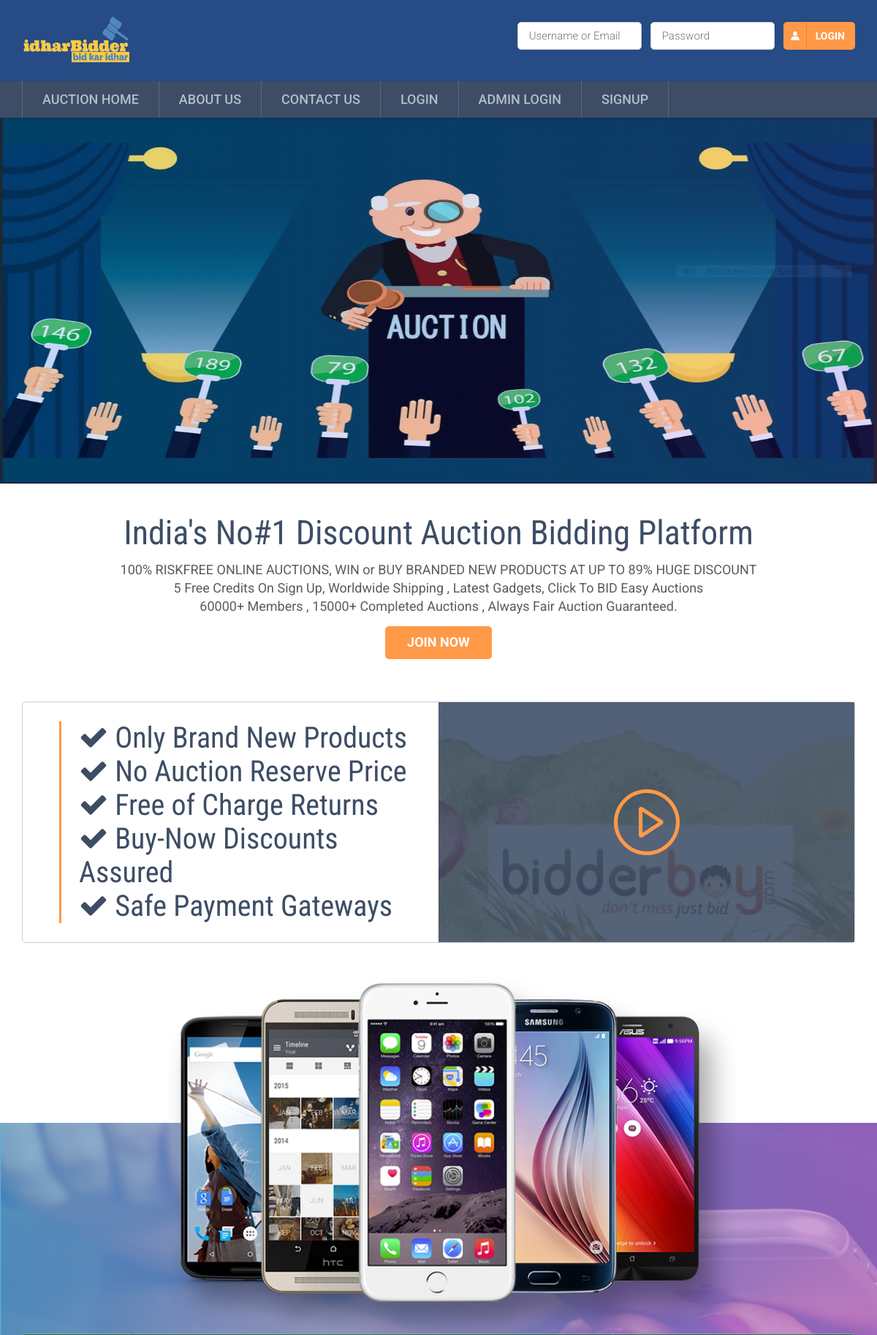
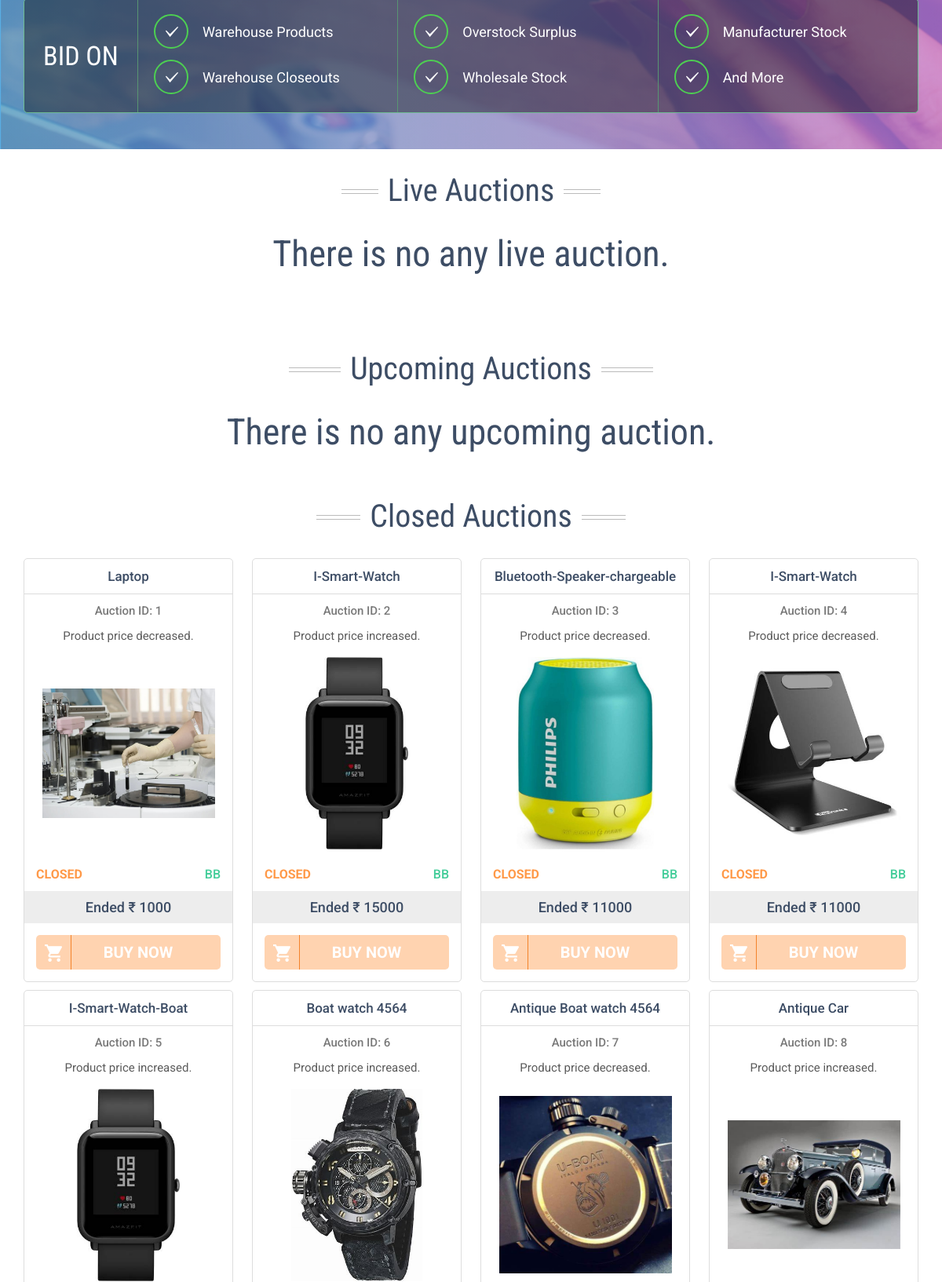
The page / (upper part) on the database its author committed (2 pictures, top to bottom).
### bid_app/models.py (models this page shows, shortened)
class Product(models.Model):
    status  = models.CharField(max_length=100,null=True, default='pending')
    bid_type  = models.CharField(max_length=100,null=True)
    payment_status  = models.CharField(max_length=100,null=True,default='pending')
    winner  = models.ForeignKey(User, on_delete=models.CASCADE, null=True, blank=True, related_name='winner')
    user  = models.ForeignKey(User, on_delete=models.CASCADE, null=True, blank=True, related_name='seller')
    name = models.CharField(max_length=100,null=True)
    min_price = models.IntegerField(null=True)
    final_price = models.IntegerField(null=True)
    interval_price = models.IntegerField(null=True)
    images = models.FileField(null=True)
    session = models.DateTimeField(null=True, blank=True)
    endsession = models.DateTimeField(null=True, blank=True, auto_now_add=True)
    category = models.ForeignKey(Sub_Category,on_delete=models.CASCADE,null=True)
    parameter = models.TextField(null=True, default="{}")
    description = models.TextField(null=True, blank=True)
    comment = models.TextField(null=True, blank=True)
    created = models.DateField(auto_now_add=True, null=True, blank=True)

### bid_app/views.py (the view, shortened to what this page needs)
# urls.py: path('', home, name="home"),
def home(request):
    upcoming_product = Product.objects.filter(status="upcoming")
    closed_product = Product.objects.filter(status="closed")
    live_product = Product.objects.filter(status="live")
    d = {'upcoming_product':upcoming_product, 'closed_product':closed_product, 'live_product':live_product}
    return render(request, 'home.html', d)

### bid_app/templates/home.html (shortened to what this page needs)
{% extends 'index.html' %}
{% load static %}
{% load custom_tags %}
{% block body %}
<div class="main-banner">
        <img src="{% static 'images/banner-aution.jpg' %}" alt="auction" style="width:100%;height:500px">
</div>
<div id="main">
    <div id="primary" class="content-area one-column">
        <div id="content" class="site-content">
            <div class="welcome-section">
                <div class="wrap">
                    <h1>India's No#1 Discount Auction Bidding Platform  </h1>
                    <p>
                        100% RISKFREE ONLINE AUCTIONS, WIN or BUY BRANDED NEW PRODUCTS AT UP TO 89% HUGE DISCOUNT
                        <br />
                        5 Free Credits On Sign Up, Worldwide Shipping , Latest Gadgets, Click To BID Easy Auctions<br />
                        60000+ Members , 15000+ Completed Auctions , Always Fair Auction Guaranteed.
                    </p>
                    <a href="#" class="button btn-login">Join Now</a>
                </div>
            </div>
            <div class="video-section">
                <div class="wrap">
                    <div class="introduction-video cf">
                        <div class="video-contain">
                            <div class="offer">
                                <span><em><i class="fa fa-check"></i>&nbsp;Only Brand New Products
                                <br>
                                    <i class="fa fa-check"></i>&nbsp;No Auction Reserve Price
                                <br>
                                    <i class="fa fa-check"></i>&nbsp;Free of Charge Returns
                                    <br>
                                    <i class="fa fa-check"></i>&nbsp;Buy-Now Discounts Assured<br>
                                    <i class="fa fa-check"></i>&nbsp;Safe Payment Gateways</em>
                                </span>
                            </div>
                        </div>
                        <div class="youtube-video">
                            <figure>
                                <a class="venoboxvid" data-gall="gall-video" data-type="youtube" href="https://youtu.be/A61PfJZ_geg" title="">
                                    <img src="{% static 'images/video.jpg' %}" alt="Youtube Video"></a>
                            </figure>
                        </div>
                    </div>
                </div>
            </div>
            <div class="bidding-options">
                <div class="wrap">
                    <div class="mobile-group">
                        <figure>
                            <img src="{% static 'images/mobile-group.png' %}" alt="Bidderboy.com">
                        </figure>
                    </div>
                    <div class="bid-on cf">
                        <div class="bid-title">
                            <h4><span>Bid On</span></h4>
                        </div>
                        <div class="bid-features">
                            <ul>
                                <li>
                                    <span>Warehouse Products</span>
                                    <span>Warehouse Closeouts</span>
                                </li>
                                <li>
                                    <span>Overstock Surplus</span>
                                    <span>Wholesale Stock</span>
                                </li>
                                <li>
                                    <span>Manufacturer Stock</span>
                                    <span>And More</span>
                                </li>
                            </ul>
                        </div>
                    </div>
                </div>
            </div>
            <div class="live-auctions auction-section" style="background: none; border-bottom: none;">
                <div class="wrap">
                    <div class="heading heading-v1">
                        <h3>Live Auctions</h3>
                    </div>
                    <div class="cols cols3">
                                {% for i in live_product %}
                                <div class="col" id='dv34487' style="margin-bottom: 10px;">
                                    <div class="auction-block">
                                        <h4>
                                            <a href="{% url 'product_detail' i.id %}"  title="Click to View in Full Page">{{i.name}}</a></h4>
                                        <span class="price">MRP : 5000.00</span>
                                            {% if i.bid_type == "Auction" %}
                                            <span>Product price will increase.</span>
                                            {% else %}
                                            <span>Product price will decrease.</span>
                                            {% endif %}
                                        <figure class="product-image">
                                            <a href="{% url 'product_detail' i.id %}" title="Click to View in Full Page"><img src="{{i.images.url}}" style="max-width: 220px;width: auto;max-height: 245px; height: auto;" alt="{{i.name}}"  /></a>
                                        </figure>
                                        <div class="bid-credit-row">
                                            <span class="auction-id">Auction ID. {{i.id}}</span>
                                            <a class="bid-credit" title="Number of Require Credits Per BID">7x</a>
                                        </div>
                                        <div class="bid-row cf">
                                            <span class="bid-price">&#8377;
                                                                 <label id='Price34487'>{{i.final_price}}</label>
                                            </span>
                                            <div class="bid-status">
                                                <div id='dvzoom34487' class='big-animate'>
                                                    <span id="live_time_{{forloop.counter}}" class='timer' data-transition="customZoomTrans2"></span>
                                                    <input type="hidden" id="start_live_bid_{{forloop.counter}}" value="{% getupcoming i.id i.endsession %}">
                                                    <input type="hidden" id="pro_live_status_{{forloop.counter}}" value="{{i.status}}">
                                                    <input type="hidden" id="myproid_live_{{forloop.counter}}" value="{{i.id}}">
                                                </div>
                                                <span class="bidder-name">
                                                    <label id='UserName34487'></label>
                                                    <label id='dt34487' style="display: none;"></label>
                                                </span>
                                            </div>
                                        </div>
                                        <div class="bid-option-row">
                                            <span class="bid-buttons">
                                                <div id="rptrLiveProduct_ctl00_0">
                                                        <a id="rptrLiveProduct_lnkAutoBid_0" title="Set AUTOBID" class="bid bid-btn" href="javascript:__doPostBack(&#39;rptrLiveProduct$ctl00$lnkAutoBid&#39;,&#39;&#39;)">A</a>
</div>
                                            </span>
                                            <span class="bid-now-button">
                                                <a href="/product_detail/{{i.id}}">
                                                    <input type="button" id="BidNow" value="BID NOW" class="button btn-lg bid-now" title="Click to Place BID" />
                                                </a>
                                            </span>
                                        </div>
                                    </div>
                                </div>
                                {% empty %}
                                <h1>There is no any live auction.</h1>
                                {% endfor %}
                    </div>
                </div>
            </div>
            <div class="upcoming-auctions auction-section">
                <div class="wrap">
                    <div class="heading heading-v1">
                        <h3>Upcoming Auctions</h3>
                    </div>
                    <div class="cols cols4">
                        {% for i in upcoming_product %}
                                <div class="col" style="margin-bottom: 10px;">
                                    <div class="auction-block">
                                        <h4>
                                            <a href="/product_detail/{{i.id}}"  title="Click to View in Full Page">{{i.name}}</a></h4>
                                            <span class="price">MRP : {{i.min_price}}.00</span>
                                                {% if i.bid_type == "Auction" %}
                                                <span>Product price will increase.</span>
                                                {% else %}
                                                <span>Product price will decrease.</span>
                                                {% endif %}
                                            <figure class="product-image">
                                                <a href="/product_detail/{{i.id}}" title="Click to View in Full Page">
                                                    <img src="{{i.images.url}}" style="max-width: 220px;width: auto;max-height: 245px; height: auto;" alt="{{i.name}}"/>
                                                </a>
                                            </figure>
                                            <div class="bid-action">
                                                <span id="upcoming_time_{{forloop.counter}}"></span>
                                                <input type="hidden" id="start_bid_{{forloop.counter}}" value="{% getupcoming i.id i.endsession %}">
                                                <input type="hidden" id="pro_status_{{forloop.counter}}" value="{{i.status}}">
                                                <input type="hidden" id="myproid_{{forloop.counter}}" value="{{i.id}}">
                                            </div>
                                    </div>
                                </div>
                        {% empty %}
                                <h1>There is no any upcoming auction.</h1>
                        {% endfor %}
                    </div>
                </div>
            </div>
            <div class="closed-auctions auction-section">
                <div class="wrap">
                    <div class="heading heading-v1">
                        <h3 style="border-top: none;">Closed Auctions</h3>
                    </div>
                    <div class="cols cols4">
                        {% for i in closed_product %}
                                <div class="col" style="margin-bottom: 10px;">
                                    <div class="auction-block">
                                        <h4>
                                            <a href="/product_detail/{{i.id}}"  title="Click to View in Full Page">{{i.name}}</a></h4>
                                        <span class="auction-id">Auction ID: {{i.id}}</span>
                                            {% if i.bid_type == "Auction" %}
                                            <span>Product price increased.</span>
                                            {% else %}
                                            <span>Product price decreased.</span>
                                            {% endif %}
                                        <figure class="product-image">
                                            <a href="/product_detail/{{i.id}}" title="Click to View in Full Page"><img src="{{i.images.url}}" style="max-width: 220px;width: auto;max-height: 245px; height: auto;" alt="25 Bidderboy Credits"  /></a>
                                        </figure>
                                        <div class="auction-status-row">
                                            <span class="auction-status">{{i.status}}</span>
                                            <span class="auction-winner">
                                                <span id="rptrClosedProduct_lblUserName_0">{% if i.winner %}{{i.winner.username}}{% else %}No any participants{% endif %}</span></span>
                                        </div>
                                        <div class="bid-action bid-end-price">
                                            Ended &#8377;
                                                            <span id="rptrClosedProduct_lblPrice_0">{{i.final_price}}</span>
                                        </div>
                                        <div class="bid-option-row">
                                            <a id="rptrClosedProduct_lnkCart_0" title="Buy Now Not Available" class="aspNetDisabled button buy-now" title="Add to Cart" style="background:rgba(255, 153, 72, 0.43) url(images/bgi/buy-button.png) no-repeat 0 0;cursor:pointer;">Buy Now</a>
                                        </div>
                                    </div>
                                </div>
                        {% empty %}
                                <h1>There is no any closed auction.</h1>
                        {% endfor %}
                    </div>
                    </div>
            </div>
        </div>
    </div>
</div>
{% endblock %}

### bid_app/static/css/responsive.css (style rules this page uses)
@media only screen and (min-width: 1001px) and (max-width: 1200px) { .wrap { width:auto; padding:0 15px; } }
@media only screen and (min-width: 1001px) and (max-width: 1200px) { img { max-width: 100%; width:auto; height:auto; } }
@media only screen and (min-width: 1001px) and (max-width: 1200px) { .bid-features li { font-size:10px 15px; } }
@media only screen and (min-width: 1001px) and (max-width: 1200px) { .bid-features li span { font-size:18px; } }
@media only screen and (min-width: 1001px) and (max-width: 1200px) { .bid-title h4 { font-size:34px; } }
@media only screen and (min-width: 1001px) and (max-width: 1200px) { .auction-block h4 { font-size:20px; } }
@media only screen and (min-width: 1001px) and (max-width: 1200px) { .upcoming-auctions h4, .closed-auctions h4 { font-size:17px; } }

### rows shown on the page
Product: name "Laptop", id "1", bid_type "Product price decreased.", images (picture), status "CLOSED", winner.username "BB", final_price "1000"
Product: name "I-Smart-Watch", id "2", bid_type "Product price increased.", images (picture), status "CLOSED", winner.username "BB", final_price "15000"
Product: name "Bluetooth-Speaker-chargeable", id "3", bid_type "Product price decreased.", images (picture), status "CLOSED", winner.username "BB", final_price "11000"
Product: name "I-Smart-Watch", id "4", bid_type "Product price decreased.", images (picture), status "CLOSED", winner.username "BB", final_price "11000"
Product: name "I-Smart-Watch-Boat", id "5", bid_type "Product price increased.", images (picture)
Product: name "Boat watch 4564", id "6", bid_type "Product price increased.", images (picture)
Product: name "Antique Boat watch 4564", id "7", bid_type "Product price decreased.", images (picture)
Product: name "Antique Car", id "8", bid_type "Product price increased.", images (picture)
